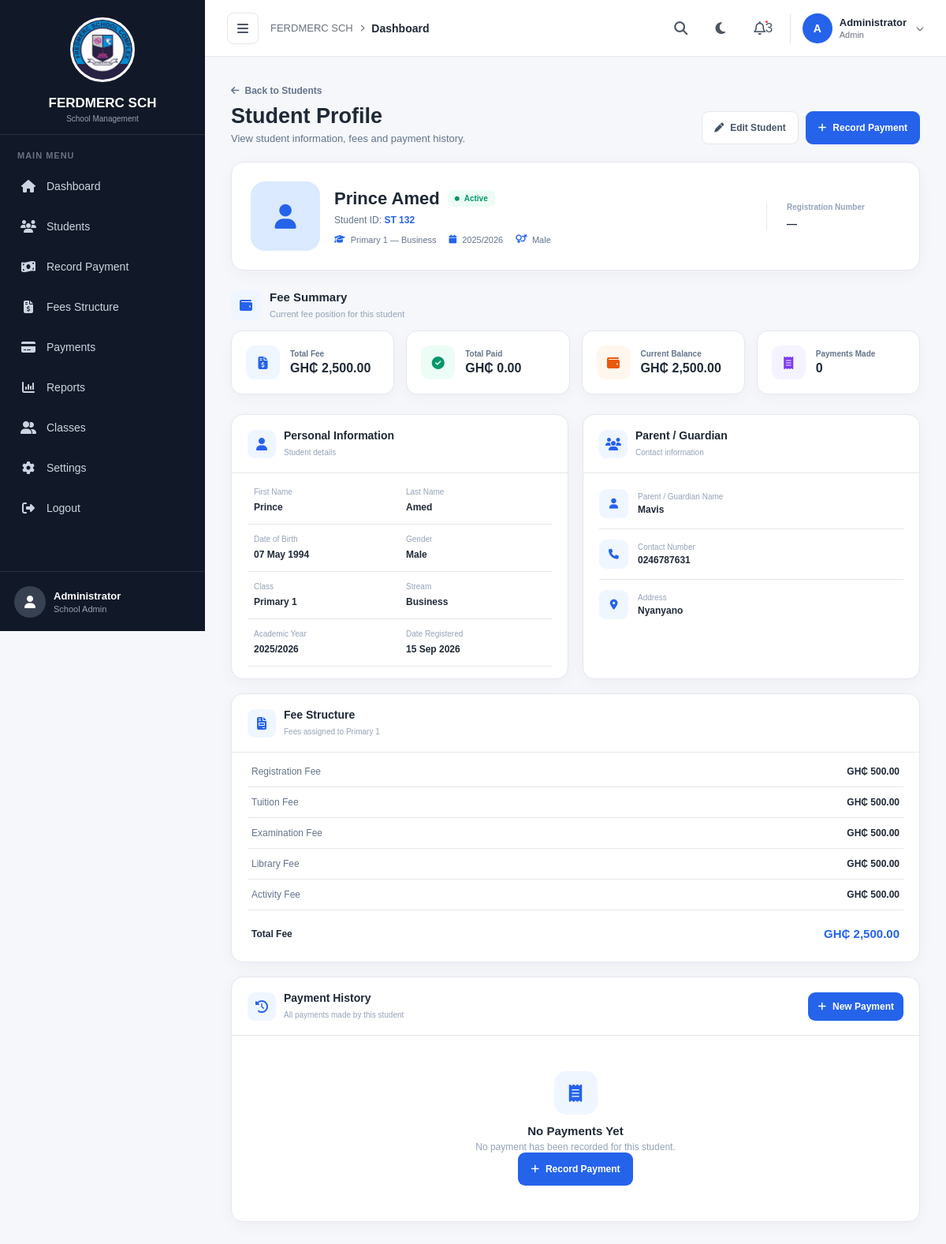
/student-profile/1/, run on an earlier commit of the app's database.
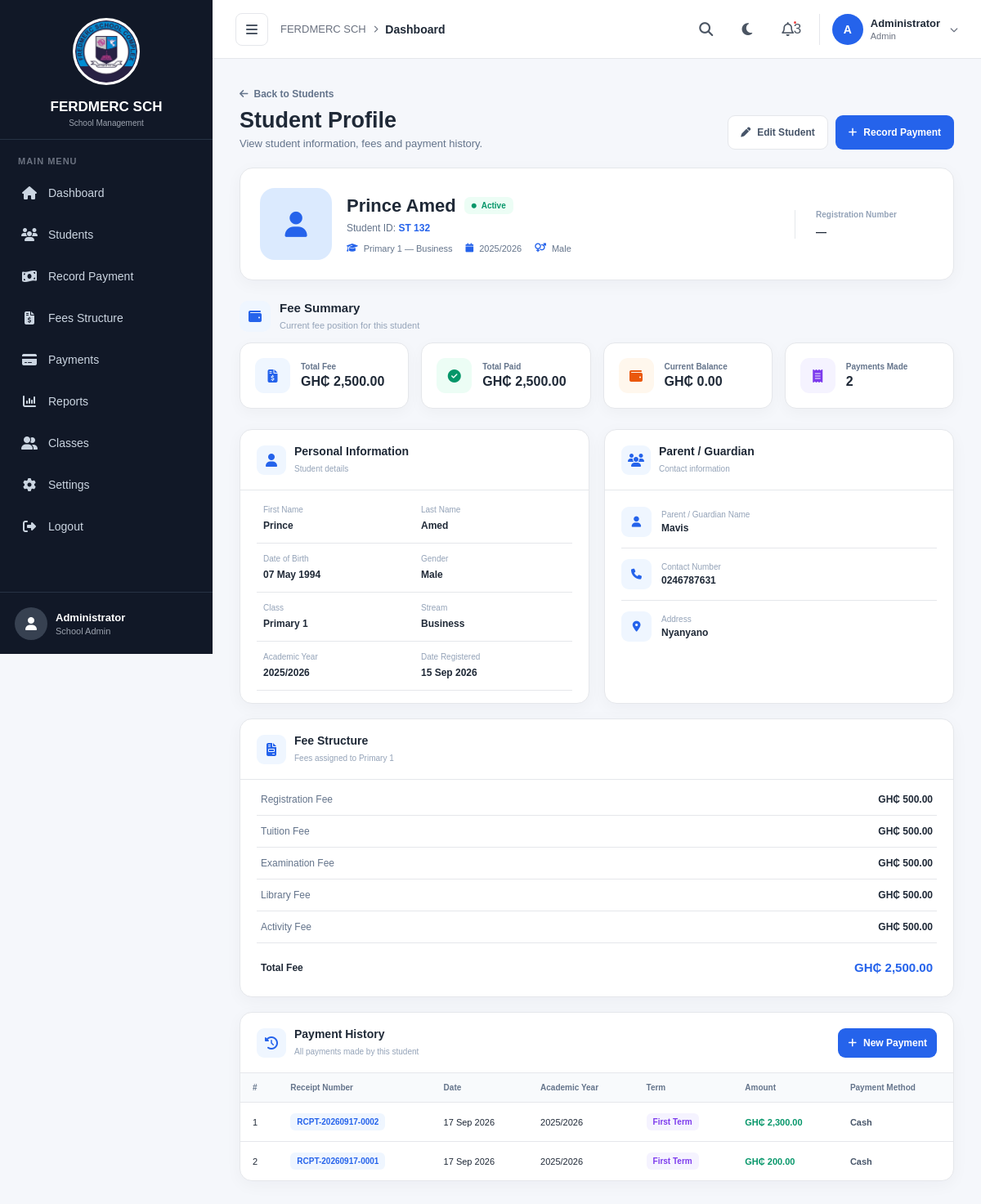
And on a later commit of the database.
### fees/models.py (models this page shows, shortened)
class Payment(models.Model):
    TERM_CHOICES = [
        ("First Term", "First Term"),
        ("Second Term", "Second Term"),
        ("Third Term", "Third Term"),
    ]
    PAYMENT_METHOD_CHOICES = [
        ("Cash", "Cash"),
        ("Bank Transfer", "Bank Transfer"),
        ("Mobile Money", "Mobile Money"),
        ("Cheque", "Cheque"),
        ("Card", "Card"),
    ]
    student = models.ForeignKey(
        Student,
        on_delete=models.CASCADE,
        related_name="payments"
    )
    academic_year = models.CharField(
        max_length=20
    )
    term = models.CharField(
        max_length=20,
        choices=TERM_CHOICES
    )
    amount = models.DecimalField(
        max_digits=10,
        decimal_places=2
    )
    payment_method = models.CharField(
        max_length=30,
        choices=PAYMENT_METHOD_CHOICES
    )
    payment_date = models.DateField()
    receipt_number = models.CharField(
        max_length=100,
        blank=True,
        null=True
    )
    description = models.TextField(
        blank=True,
        null=True
    )
    created_at = models.DateTimeField(
        auto_now_add=True
    )

### fees/views.py (the view)
def student_profile(request, student_id):
    student = get_object_or_404(
        Student,
        id=student_id
    )
    fee_structure = FeeStructure.objects.filter(
        student_class=student.student_class,
        academic_year=student.academic_year
    ).first()
    if fee_structure:
        total_fee = fee_structure.total_fee
    else:
        total_fee = 0
    payments = Payment.objects.filter(
        student=student,
        academic_year=student.academic_year
    ).order_by(
        "-payment_date",
        "-id"
    )
    total_paid = payments.aggregate(
        total=models.Sum("amount")
    )["total"] or 0
    balance = total_fee - total_paid
    if total_fee <= 0:
        fee_status = "Pending"
    elif total_paid >= total_fee:
        fee_status = "Paid"
    else:
        fee_status = "Pending"
    payment_count = payments.count()
    return render(
        request,
        "fees/student_profile.html",
        {
            "student": student,
            "fee_structure": fee_structure,
            "payments": payments,
            "total_fee": total_fee,
            "total_paid": total_paid,
            "balance": balance,
            "fee_status": fee_status,
            "payment_count": payment_count,
        }
    )

### fees/context_processors.py (called while the page is built)
def school_settings(request):
    settings = SchoolSettings.objects.first()
    if not settings:
        settings = SchoolSettings.objects.create()
    return {
        "school_settings": settings
    }

### fees/models.py (called while the page is built)
    @property
    def total_fee(self):
        return (
            self.registration_fee
            + self.tuition_fee
            + self.examination_fee
            + self.library_fee
            + self.activity_fee
        )

### templates/fees/student_profile.html (shortened to what the changed rows need)
{% extends "fees/base.html" %}
{% load static %}
{% load humanize %}
{% block extra_css %}
<link rel="stylesheet" href="{% static 'css/student_profile.css' %}">
{% endblock %}
{% block content %}
<div class="student-profile-page">
    <div class="profile-page-header">
        <div>
            <h1>
                Student Profile
            </h1>
        </div>
    </div>
    <div class="student-overview-card">
        <div class="student-main-info">
            <div class="student-main-details">
                <div class="student-name-row">
                    <h2>
                        {{ student.first_name }}
                        {{ student.last_name }}
                    </h2>
                </div>
            </div>
        </div>
    </div>
    <div class="fee-summary-grid">
        <div class="fee-summary-card green">
            <div>
                <span>
                    Total Paid
                </span>
                <strong>
                    GH₵ {{ total_paid|floatformat:2|intcomma }}
                </strong>
            </div>
        </div>
        <div class="fee-summary-card orange">
            <div>
                <span>
                    Current Balance
                </span>
                <strong>
                    GH₵ {{ balance|floatformat:2|intcomma }}
                </strong>
            </div>
        </div>
        <div class="fee-summary-card purple">
            <div>
                <span>
                    Payments Made
                </span>
                <strong>
                    {{ payment_count }}
                </strong>
            </div>
        </div>
    </div>
    <div class="profile-card payment-history-card">
        {% if payments %}
            <div class="payment-history-table-wrapper">
                <table class="payment-history-table">
                    <thead>
                        <tr>
                            <th>#</th>
                            <th>Receipt Number</th>
                            <th>Date</th>
                            <th>Academic Year</th>
                            <th>Term</th>
                            <th>Amount</th>
                            <th>Payment Method</th>
                        </tr>
                    </thead>
                    <tbody>
                        {% for payment in payments %}
                            <tr>
                                <td>
                                    {{ forloop.counter }}
                                </td>
                                <td>
                                    <span class="profile-receipt">
                                        {{ payment.receipt_number|default:"—" }}
                                    </span>
                                </td>
                                <td>
                                    {{ payment.payment_date|date:"d M Y" }}
                                </td>
                                <td>
                                    {{ payment.academic_year }}
                                </td>
                                <td>
                                    <span class="profile-term">
                                        {{ payment.term }}
                                    </span>
                                </td>
                                <td>
                                    <strong class="history-amount">
                                        GH₵ {{ payment.amount|floatformat:2|intcomma }}
                                    </strong>
                                </td>
                                <td>
                                    <span class="profile-method">
                                        {{ payment.payment_method }}
                                    </span>
                                </td>
                            </tr>
                        {% endfor %}
                    </tbody>
                </table>
            </div>
        {% else %}
            <div class="no-payments">
                <div class="no-payments-icon">
                    <i class="fa-solid fa-receipt"></i>
                </div>
                <h3>
                    No Payments Yet
                </h3>
                <p>
                    No payment has been recorded for this student.
                </p>
                <a
                    href="{% url 'record_payment' %}"
                    class="profile-payment-btn"
                >
                    <i class="fa-solid fa-plus"></i>
                    Record Payment
                </a>
            </div>
        {% endif %}
    </div>
</div>
{% endblock %}

What changed in the data, as far as the page shows it:
added Payment: receipt_number "RCPT-20260917-0002", payment_date "17 Sep 2026", academic_year "2025/2026", term "First Term", amount "2,300.00", payment_method "Cash"
added Payment: receipt_number "RCPT-20260917-0001", payment_date "17 Sep 2026", academic_year "2025/2026", term "First Term", amount "200.00", payment_method "Cash"
Also different on the page:
{{ total_paid|floatformat:2|intcomma }}: "0.00" → "2,500.00"
{{ balance|floatformat:2|intcomma }}: "2,500.00" → "0.00"
{{ payment_count }}: "0" → "2"
text no longer shown: "No Payments Yet No payment has been recorded for this student. Record Payment"
text now shown: "# Receipt Number Date Academic Year Term Amount Payment Method"
